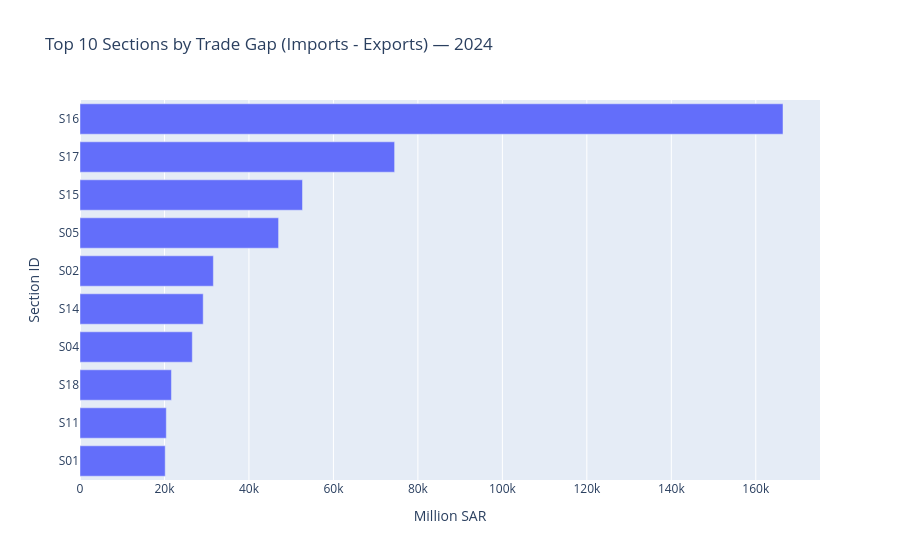

Write notebook code for a chart like this one.
### Code cell
fig = px.bar(
    top10.sort_values("Gap"),  
    x="Gap",
    y="Section ID",
    orientation="h",
    title=f"Top 10 Sections by Trade Gap (Imports - Exports) — {YEAR_FOCUS}",
    labels={"Gap":"Million SAR", "Section":"Section"}
)
fig.show()

### Figure 1 — Plotly figure (JSON) as saved in the notebook; plotly's stock layout.template omitted (floating-point values rounded to 4 significant figures)
{"data": [{"hovertemplate": "Million SAR=%{x}<br>Section ID=%{y}<extra></extra>", "legendgroup": "", "marker": {"color": "#636efa", "pattern": {"shape": ""}}, "name": "", "orientation": "h", "showlegend": false, "textposition": "auto", "type": "bar", "x": [20170.0, 20440.0, 21650.0, 26590.0, 29170.0, 31580.0, 47020.0, 52680.0, 74490.0, 166400.0], "xaxis": "x", "y": ["S01", "S11", "S18", "S04", "S14", "S02", "S05", "S15", "S17", "S16"], "yaxis": "y"}], "layout": {"barmode": "relative", "legend": {"tracegroupgap": 0}, "title": {"text": "Top 10 Sections by Trade Gap (Imports - Exports) — 2024"}, "xaxis": {"anchor": "y", "domain": [0, 1], "title": {"text": "Million SAR"}}, "yaxis": {"anchor": "x", "domain": [0, 1], "title": {"text": "Section ID"}}}}
